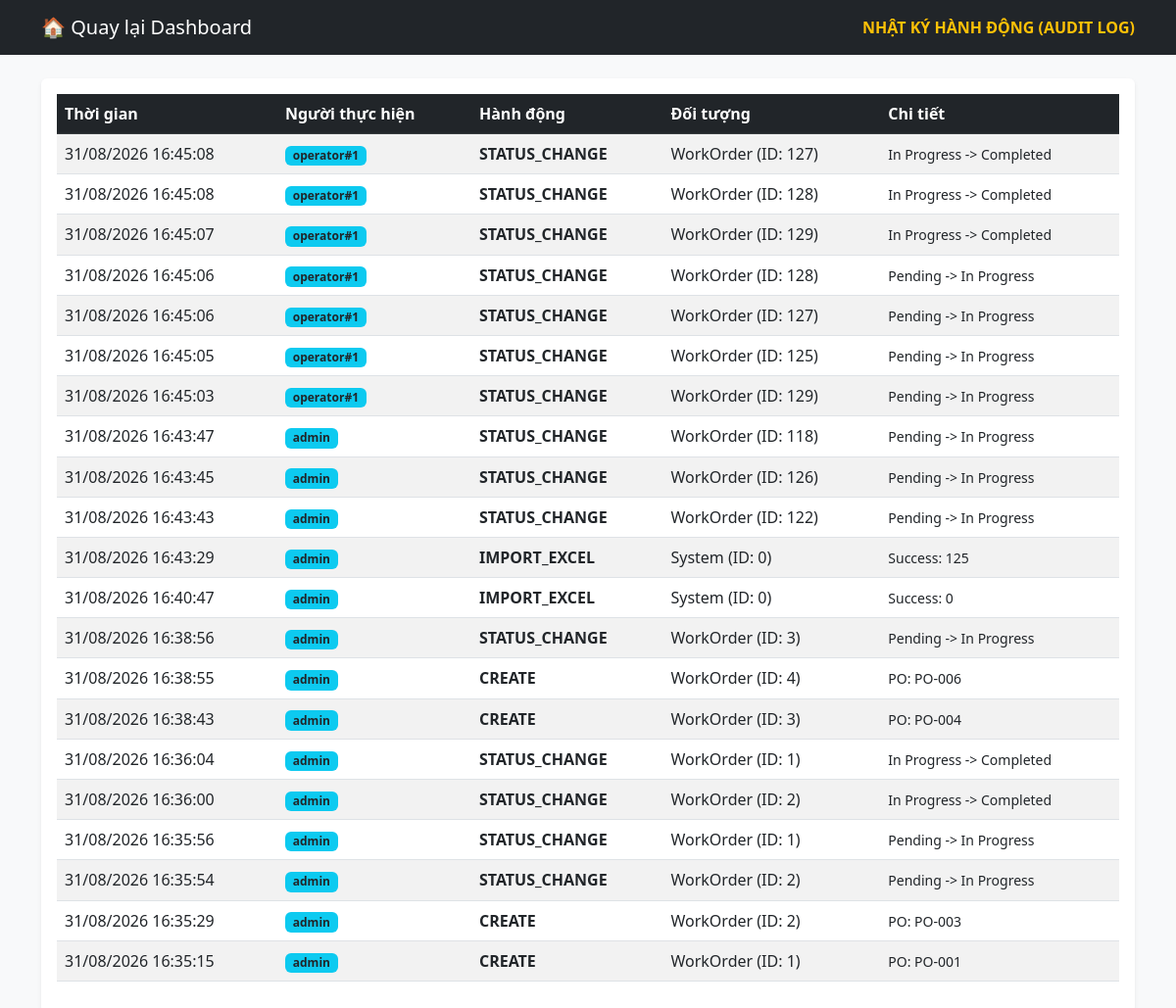
The app's page /audit-log (signed in), older data.
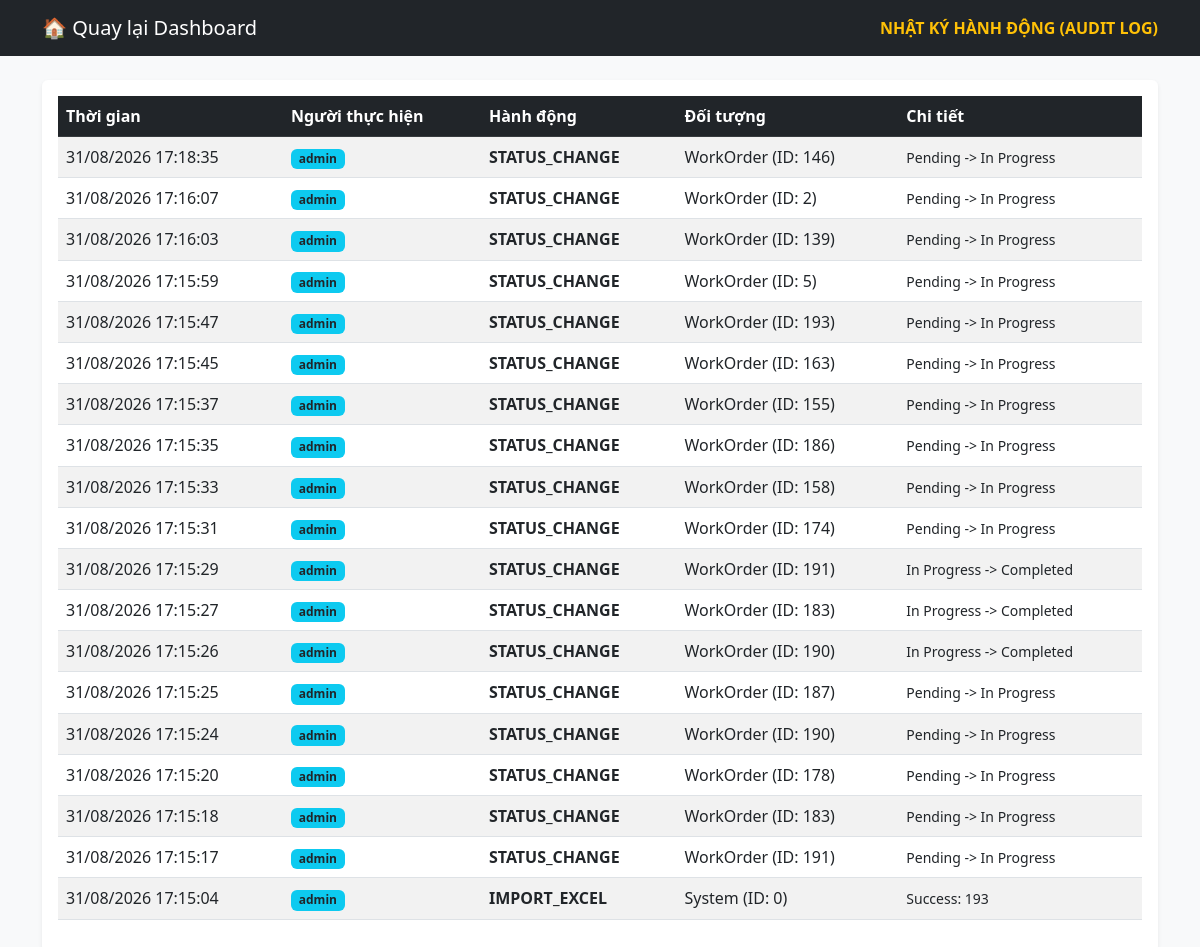
The same page, newer data.
### app.py (models this page shows, shortened)
class AuditLog(db.Model):
    id = db.Column(db.Integer, primary_key=True)
    user_id = db.Column(db.Integer, db.ForeignKey('user.id'), nullable=False)
    action = db.Column(db.String(50), nullable=False)
    target_type = db.Column(db.String(50), nullable=False)
    target_id = db.Column(db.Integer, nullable=False)
    detail = db.Column(db.String(200))
    timestamp = db.Column(db.DateTime, default=datetime.now)
    user = db.relationship('User', backref='logs')

class User(db.Model, UserMixin):
    id = db.Column(db.Integer, primary_key=True)
    username = db.Column(db.String(50), unique=True, nullable=False)
    email = db.Column(db.String(120), unique=True, nullable=False)
    password_hash = db.Column(db.String(128), nullable=False)
    role = db.Column(db.String(20), default='operator') # admin, manager, operator
    is_active = db.Column(db.Boolean, default=True)
    date_created = db.Column(db.DateTime, default=datetime.now)

### app.py (the view)
@app.route('/audit-log')
@login_required
@role_required('admin')
def view_audit_log():
    logs = AuditLog.query.order_by(AuditLog.timestamp.desc()).limit(100).all()
    return render_template('audit_log.html', logs=logs)

### app.py (called while the page is built)
@login_manager.user_loader
def load_user(user_id):
    return User.query.get(int(user_id))

def role_required(*roles):
    def decorator(f):
        @wraps(f)
        def decorated_function(*args, **kwargs):
            if not current_user.is_authenticated or current_user.role not in roles:
                flash("Quyền truy cập bị từ chối!", "danger")
                return redirect(url_for('index'))
            return f(*args, **kwargs)
        return decorated_function
    return decorator

### templates/audit_log.html (shortened to what this page needs)
<!DOCTYPE html>
<html lang="vi">
<head>
    <link href="https://cdn.jsdelivr.net/npm/bootstrap@5.3.0/dist/css/bootstrap.min.css" rel="stylesheet">
</head>
<body class="bg-light">
<nav class="navbar navbar-dark bg-dark mb-4">
    <div class="container">
        <a class="navbar-brand" href="/">🏠 Quay lại Dashboard</a>
        <span class="navbar-text text-warning fw-bold">NHẬT KÝ HÀNH ĐỘNG (AUDIT LOG)</span>
    </div>
</nav>
<div class="container">
    <div class="card shadow-sm border-0">
        <div class="card-body">
            <table class="table table-striped">
                <thead class="table-dark">
                    <tr>
                        <th>Thời gian</th>
                        <th>Người thực hiện</th>
                        <th>Hành động</th>
                        <th>Đối tượng</th>
                        <th>Chi tiết</th>
                    </tr>
                </thead>
                <tbody>
                    {% for log in logs %}
                    <tr>
                        <td>{{ log.timestamp.strftime('%d/%m/%Y %H:%M:%S') }}</td>
                        <td><span class="badge bg-info text-dark">{{ log.user.username }}</span></td>
                        <td><span class="fw-bold">{{ log.action }}</span></td>
                        <td>{{ log.target_type }} (ID: {{ log.target_id }})</td>
                        <td><small>{{ log.detail }}</small></td>
                    </tr>
                    {% endfor %}
                </tbody>
            </table>
        </div>
    </div>
</div>
</body>
</html>

Row changes from the older to the newer data that the page shows:
removed AuditLog: timestamp "31/08/2026 16:45:08", user.username "operator#1", action "STATUS_CHANGE", target_type "WorkOrder", target_id "127", detail "In Progress -> Completed"
removed AuditLog: timestamp "31/08/2026 16:45:08", user.username "operator#1", action "STATUS_CHANGE", target_type "WorkOrder", target_id "128", detail "In Progress -> Completed"
changed AuditLog (number 1 of 19 on the later page): timestamp "31/08/2026 16:45:07" → "31/08/2026 17:18:35"; user.username "operator#1" → "admin"; target_id "129" → "146"; detail "In Progress -> Completed" → "Pending -> In Progress"
changed AuditLog (number 2 of 19 on the later page): timestamp "31/08/2026 16:45:06" → "31/08/2026 17:16:07"; user.username "operator#1" → "admin"; target_id "128" → "2"
changed AuditLog (number 3 of 19 on the later page): timestamp "31/08/2026 16:45:06" → "31/08/2026 17:16:03"; user.username "operator#1" → "admin"; target_id "127" → "139"
changed AuditLog (number 4 of 19 on the later page): timestamp "31/08/2026 16:45:05" → "31/08/2026 17:15:59"; user.username "operator#1" → "admin"; target_id "125" → "5"
changed AuditLog (number 5 of 19 on the later page): timestamp "31/08/2026 16:45:03" → "31/08/2026 17:15:47"; user.username "operator#1" → "admin"; target_id "129" → "193"
changed AuditLog (number 6 of 19 on the later page): timestamp "31/08/2026 16:43:47" → "31/08/2026 17:15:45"; target_id "118" → "163"
changed AuditLog (number 7 of 19 on the later page): timestamp "31/08/2026 16:43:45" → "31/08/2026 17:15:37"; target_id "126" → "155"
changed AuditLog (number 8 of 19 on the later page): timestamp "31/08/2026 16:43:43" → "31/08/2026 17:15:35"; target_id "122" → "186"
changed AuditLog (number 9 of 19 on the later page): timestamp "31/08/2026 16:43:29" → "31/08/2026 17:15:33"; action "IMPORT_EXCEL" → "STATUS_CHANGE"; target_type "System" → "WorkOrder"; target_id "0" → "158"; detail "Success: 125" → "Pending -> In Progress"
changed AuditLog (number 10 of 19 on the later page): timestamp "31/08/2026 16:40:47" → "31/08/2026 17:15:31"; action "IMPORT_EXCEL" → "STATUS_CHANGE"; target_type "System" → "WorkOrder"; target_id "0" → "174"; detail "Success: 0" → "Pending -> In Progress"
changed AuditLog (number 11 of 19 on the later page): timestamp "31/08/2026 16:38:56" → "31/08/2026 17:15:29"; target_id "3" → "191"; detail "Pending -> In Progress" → "In Progress -> Completed"
changed AuditLog (number 12 of 19 on the later page): timestamp "31/08/2026 16:38:55" → "31/08/2026 17:15:27"; action "CREATE" → "STATUS_CHANGE"; target_id "4" → "183"; detail "PO: PO-006" → "In Progress -> Completed"
changed AuditLog (number 13 of 19 on the later page): timestamp "31/08/2026 16:38:43" → "31/08/2026 17:15:26"; action "CREATE" → "STATUS_CHANGE"; target_id "3" → "190"; detail "PO: PO-004" → "In Progress -> Completed"
changed AuditLog (number 14 of 19 on the later page): timestamp "31/08/2026 16:36:04" → "31/08/2026 17:15:25"; target_id "1" → "187"; detail "In Progress -> Completed" → "Pending -> In Progress"
changed AuditLog (number 15 of 19 on the later page): timestamp "31/08/2026 16:36:00" → "31/08/2026 17:15:24"; target_id "2" → "190"; detail "In Progress -> Completed" → "Pending -> In Progress"
changed AuditLog (number 16 of 19 on the later page): timestamp "31/08/2026 16:35:56" → "31/08/2026 17:15:20"; target_id "1" → "178"
changed AuditLog (number 17 of 19 on the later page): timestamp "31/08/2026 16:35:54" → "31/08/2026 17:15:18"; target_id "2" → "183"
changed AuditLog (number 18 of 19 on the later page): timestamp "31/08/2026 16:35:29" → "31/08/2026 17:15:17"; action "CREATE" → "STATUS_CHANGE"; target_id "2" → "191"; detail "PO: PO-003" → "Pending -> In Progress"
changed AuditLog: timestamp "31/08/2026 16:35:15" → "31/08/2026 17:15:04"; action "CREATE" → "IMPORT_EXCEL"; target_type "WorkOrder" → "System"; target_id "1" → "0"; detail "PO: PO-001" → "Success: 193"
